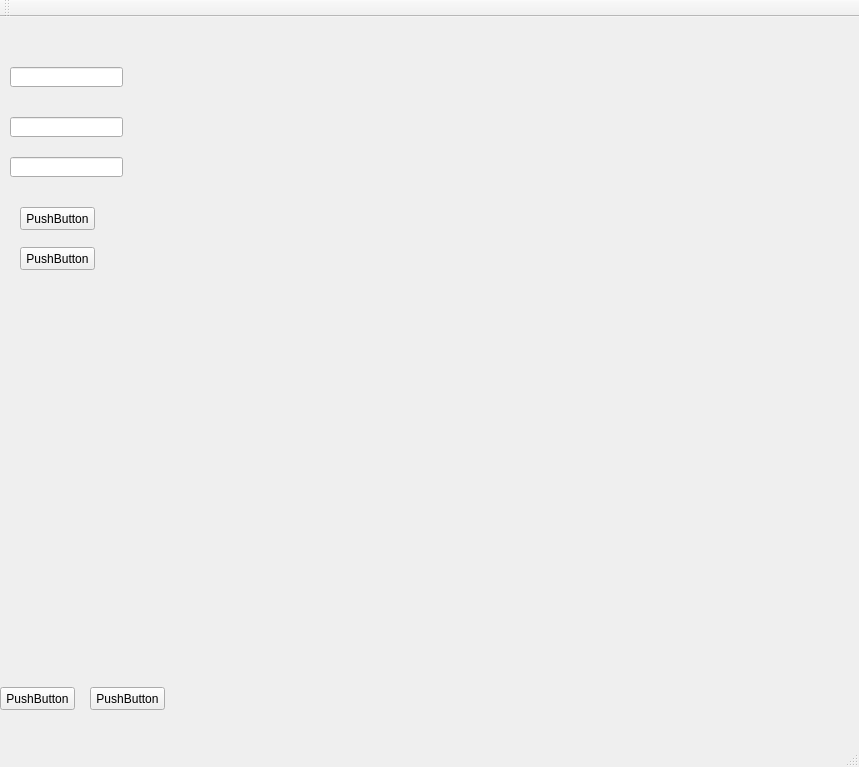
<?xml version="1.0" encoding="UTF-8"?>
<ui version="4.0">
 <class>MainWindow</class>
 <widget class="QMainWindow" name="MainWindow">
  <property name="geometry">
   <rect>
    <x>0</x>
    <y>0</y>
    <width>859</width>
    <height>767</height>
   </rect>
  </property>
  <property name="windowTitle">
   <string>MainWindow</string>
  </property>
  <widget class="QWidget" name="centralWidget">
   <widget class="QPushButton" name="pushButton">
    <property name="geometry">
     <rect>
      <x>0</x>
      <y>670</y>
      <width>75</width>
      <height>23</height>
     </rect>
    </property>
    <property name="text">
     <string>PushButton</string>
    </property>
   </widget>
   <widget class="QPushButton" name="pushButton_2">
    <property name="geometry">
     <rect>
      <x>90</x>
      <y>670</y>
      <width>75</width>
      <height>23</height>
     </rect>
    </property>
    <property name="text">
     <string>PushButton</string>
    </property>
   </widget>
   <widget class="QLineEdit" name="lineEdit">
    <property name="geometry">
     <rect>
      <x>10</x>
      <y>50</y>
      <width>113</width>
      <height>20</height>
     </rect>
    </property>
   </widget>
   <widget class="QLineEdit" name="lineEdit_2">
    <property name="geometry">
     <rect>
      <x>10</x>
      <y>100</y>
      <width>113</width>
      <height>20</height>
     </rect>
    </property>
   </widget>
   <widget class="QLineEdit" name="lineEdit_3">
    <property name="geometry">
     <rect>
      <x>10</x>
      <y>140</y>
      <width>113</width>
      <height>20</height>
     </rect>
    </property>
   </widget>
   <widget class="QPushButton" name="pushButton_3">
    <property name="geometry">
     <rect>
      <x>20</x>
      <y>190</y>
      <width>75</width>
      <height>23</height>
     </rect>
    </property>
    <property name="text">
     <string>PushButton</string>
    </property>
   </widget>
   <widget class="QPushButton" name="pushButton_4">
    <property name="geometry">
     <rect>
      <x>20</x>
      <y>230</y>
      <width>75</width>
      <height>23</height>
     </rect>
    </property>
    <property name="text">
     <string>PushButton</string>
    </property>
   </widget>
   <widget class="QWidget" name="widget" native="true">
    <property name="geometry">
     <rect>
      <x>190</x>
      <y>30</y>
      <width>631</width>
      <height>631</height>
     </rect>
    </property>
   </widget>
  </widget>
  <widget class="QMenuBar" name="menuBar">
   <property name="geometry">
    <rect>
     <x>0</x>
     <y>0</y>
     <width>859</width>
     <height>23</height>
    </rect>
   </property>
  </widget>
  <widget class="QToolBar" name="mainToolBar">
   <attribute name="toolBarArea">
    <enum>TopToolBarArea</enum>
   </attribute>
   <attribute name="toolBarBreak">
    <bool>false</bool>
   </attribute>
  </widget>
  <widget class="QStatusBar" name="statusBar"/>
 </widget>
 <layoutdefault spacing="6" margin="11"/>
 <resources/>
 <connections/>
</ui>
